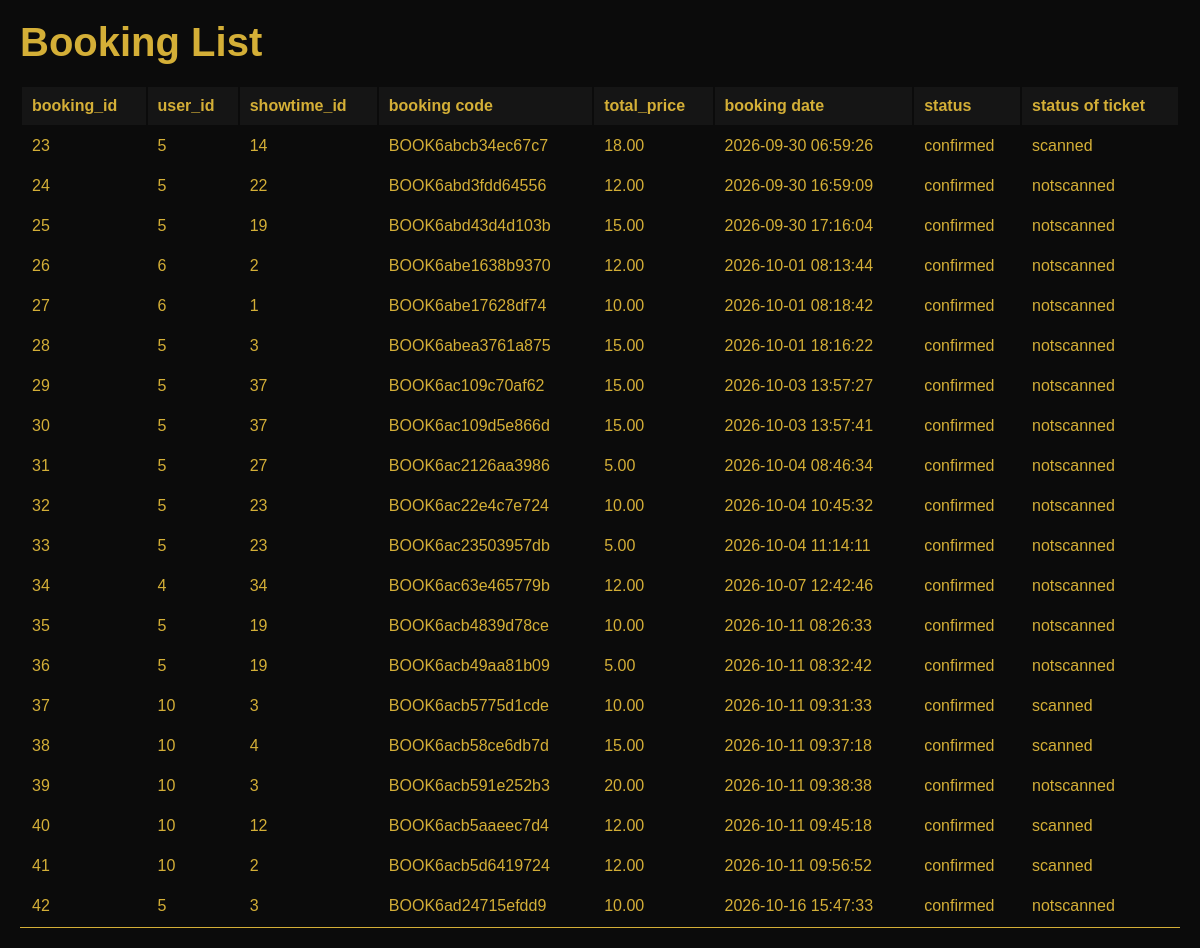
Page /dashboard/booking.php on the committed database.
### tables this page shows
CREATE TABLE `booking` (
  `booking_id` int(11) NOT NULL,
  `user_id` int(11) NOT NULL,
  `showtime_id` int(11) NOT NULL,
  `booking_code` varchar(255) NOT NULL,
  `total_price` decimal(10,2) NOT NULL,
  `bookig_date` timestamp NOT NULL DEFAULT current_timestamp(),
  `status` varchar(255) NOT NULL DEFAULT 'confirmed',
  `statusofticket` enum('notscanned','scanned') NOT NULL DEFAULT 'notscanned'
);

### dashboard/booking.php (the view, shortened to what this page needs)
<?php
include '../connection.php';
$sql="SELECT * FROM booking";
$result = mysqli_query($conn, $sql);
?>
<!DOCTYPE html>
<html lang="en">
<head>
    <link href="https://cdn.datatables.net/v/dt/dt-3.1.4/e-3.1.1/datatables.min.css" rel="stylesheet">
    <link rel="stylesheet" href="../css/bookingdash.css">
</head>
<body>
    <div class="container">
        <h1>Booking List</h1>
    <table id="booking">
        <thead>
            <tr>
                <th>booking_id</th>
                <th>user_id</th>
                <th>showtime_id</th>
                <th>booking code</th>
                <th>total_price</th>
                <th>booking date</th>
                <th>status</th>
                <th>status of ticket</th>
            </tr>
        </thead>
        <tbody>
            <?php while($row=mysqli_fetch_assoc($result)){ ?>
                <tr>
                    <td><?php echo $row['booking_id']; ?></td>
                    <td><?php echo $row['user_id']; ?></td>
                    <td><?php echo $row['showtime_id']; ?></td>
                    <td><?php echo $row['booking_code']; ?></td>
                    <td><?php echo $row['total_price']; ?></td>
                    <td><?php echo $row['bookig_date']; ?></td>
                    <td><?php echo $row['status']; ?></td>
                    <td><?php echo $row['statusofticket']; ?></td>
                </tr>
            <?php } ?>
        </tbody>
    </table>
</div>
</body>
</html>

### css/bookingdash.css (style rules this page uses)
* { margin: 0; padding: 0; box-sizing: border-box; }
body { background-color: #0B0B0B; color: #D4AF37; font-family: Arial, sans-serif; }
.container { width: 100%; max-width: 1200px; margin: 0 auto; padding: 20px; }
.container h1 { text-align: left; font-size: 40px; font-weight: bold; margin-bottom: 20px; }
table { width: 100%; margin-top: 20px; border-bottom: 1px solid #D4AF37; }
table thead { background-color: #151515; }
table td,th { padding: 10px; text-align: left; border-collapse: collapse; }
table th { background-color: #151515; color: #D4AF37; }

### rows in the picture
booking: booking_id "23", user "5", showtime "14", booking_code "BOOK6abcb34ec67c7", total_price "18.00", bookig_date "2026-09-30 06:59:26", status "confirmed", statusofticket "scanned"
booking: booking_id "24", user "5", showtime "22", booking_code "BOOK6abd3fdd64556", total_price "12.00", bookig_date "2026-09-30 16:59:09", status "confirmed", statusofticket "notscanned"
booking: booking_id "25", user "5", showtime "19", booking_code "BOOK6abd43d4d103b", total_price "15.00", bookig_date "2026-09-30 17:16:04", status "confirmed", statusofticket "notscanned"
booking: booking_id "26", user "6", showtime "2", booking_code "BOOK6abe1638b9370", total_price "12.00", bookig_date "2026-10-01 08:13:44", status "confirmed", statusofticket "notscanned"
booking: booking_id "27", user "6", showtime "1", booking_code "BOOK6abe17628df74", total_price "10.00", bookig_date "2026-10-01 08:18:42", status "confirmed", statusofticket "notscanned"
booking: booking_id "28", user "5", showtime "3", booking_code "BOOK6abea3761a875", total_price "15.00", bookig_date "2026-10-01 18:16:22", status "confirmed", statusofticket "notscanned"
booking: booking_id "29", user "5", showtime "37", booking_code "BOOK6ac109c70af62", total_price "15.00", bookig_date "2026-10-03 13:57:27", status "confirmed", statusofticket "notscanned"
booking: booking_id "30", user "5", showtime "37", booking_code "BOOK6ac109d5e866d", total_price "15.00", bookig_date "2026-10-03 13:57:41", status "confirmed", statusofticket "notscanned"
booking: booking_id "31", user "5", showtime "27", booking_code "BOOK6ac2126aa3986", total_price "5.00", bookig_date "2026-10-04 08:46:34", status "confirmed", statusofticket "notscanned"
booking: booking_id "32", user "5", showtime "23", booking_code "BOOK6ac22e4c7e724", total_price "10.00", bookig_date "2026-10-04 10:45:32", status "confirmed", statusofticket "notscanned"
booking: booking_id "33", user "5", showtime "23", booking_code "BOOK6ac23503957db", total_price "5.00", bookig_date "2026-10-04 11:14:11", status "confirmed", statusofticket "notscanned"
booking: booking_id "34", user "4", showtime "34", booking_code "BOOK6ac63e465779b", total_price "12.00", bookig_date "2026-10-07 12:42:46", status "confirmed", statusofticket "notscanned"
booking: booking_id "35", user "5", showtime "19", booking_code "BOOK6acb4839d78ce", total_price "10.00", bookig_date "2026-10-11 08:26:33", status "confirmed", statusofticket "notscanned"
booking: booking_id "36", user "5", showtime "19", booking_code "BOOK6acb49aa81b09", total_price "5.00", bookig_date "2026-10-11 08:32:42", status "confirmed", statusofticket "notscanned"
booking: booking_id "37", user "10", showtime "3", booking_code "BOOK6acb5775d1cde", total_price "10.00", bookig_date "2026-10-11 09:31:33", status "confirmed", statusofticket "scanned"
booking: booking_id "38", user "10", showtime "4", booking_code "BOOK6acb58ce6db7d", total_price "15.00", bookig_date "2026-10-11 09:37:18", status "confirmed", statusofticket "scanned"
booking: booking_id "39", user "10", showtime "3", booking_code "BOOK6acb591e252b3", total_price "20.00", bookig_date "2026-10-11 09:38:38", status "confirmed", statusofticket "notscanned"
booking: booking_id "40", user "10", showtime "12", booking_code "BOOK6acb5aaeec7d4", total_price "12.00", bookig_date "2026-10-11 09:45:18", status "confirmed", statusofticket "scanned"
booking: booking_id "41", user "10", showtime "2", booking_code "BOOK6acb5d6419724", total_price "12.00", bookig_date "2026-10-11 09:56:52", status "confirmed", statusofticket "scanned"
booking: booking_id "42", user "5", showtime "3", booking_code "BOOK6ad24715efdd9", total_price "10.00", bookig_date "2026-10-16 15:47:33", status "confirmed", statusofticket "notscanned"
